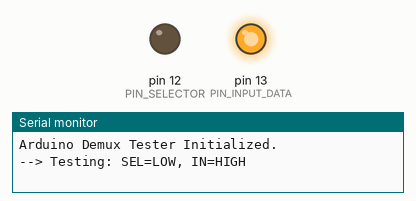
Recording of a sketch running on a simulated Arduino Uno, built with avr-gcc and run on an emulated ATmega328P. On the bench: output pins drawn as LEDs (lit = HIGH), the last lines printed to the serial monitor.

Above: at 1.0 s.
At 3.0 s:
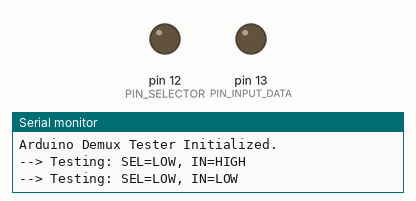
At 5.0 s:
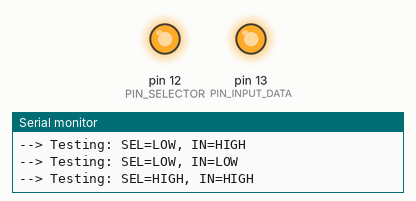
At 7.0 s:
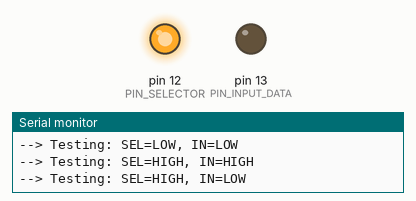
Timing chart, 0 to 10.4 s (numbered marks = the images above):
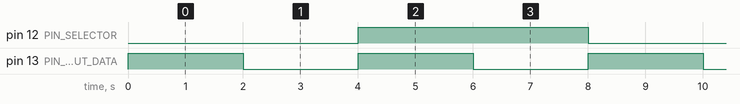

Measured:
- by itself, pin 12 (PIN_SELECTOR): alternates HIGH for 4.0 s and LOW for 4.0 s
- by itself, pin 13 (PIN_INPUT_DATA): alternates HIGH for 2.0 s and LOW for 2.0 s
- by itself, everything shown: repeats every 8.0 s, in 4 steps

The sketch:

blink.ino
```cpp
// Definisikan pin yang terhubung ke custom chip
#define PIN_INPUT_DATA 13 // Pin untuk mengirim data ke IN
#define PIN_SELECTOR   12 // Pin untuk mengontrol SEL
// EN pin is wired to GND to keep the chip enabled

void setup() {
  Serial.begin(115200);
  Serial.println("Arduino Demux Tester Initialized.");

  // Set control pins as outputs from the Arduino's perspective
  pinMode(PIN_INPUT_DATA, OUTPUT);
  pinMode(PIN_SELECTOR, OUTPUT);
}

void loop() {
  // --- Test Case 1: SEL = 0, IN = 1 ---
  Serial.println("--> Testing: SEL=LOW, IN=HIGH");
  digitalWrite(PIN_SELECTOR, LOW);
  digitalWrite(PIN_INPUT_DATA, HIGH);
  delay(2000); // Wait 2 seconds

  // --- Test Case 2: SEL = 0, IN = 0 ---
  Serial.println("--> Testing: SEL=LOW, IN=LOW");
  digitalWrite(PIN_INPUT_DATA, LOW);
  delay(2000); // Wait 2 seconds

  // --- Test Case 3: SEL = 1, IN = 1 ---
  Serial.println("--> Testing: SEL=HIGH, IN=HIGH");
  digitalWrite(PIN_SELECTOR, HIGH);
  digitalWrite(PIN_INPUT_DATA, HIGH);
  delay(2000); // Wait 2 seconds

  // --- Test Case 4: SEL = 1, IN = 0 ---
  Serial.println("--> Testing: SEL=HIGH, IN=LOW");
  digitalWrite(PIN_INPUT_DATA, LOW);
  delay(2000); // Wait 2 seconds
}
```
